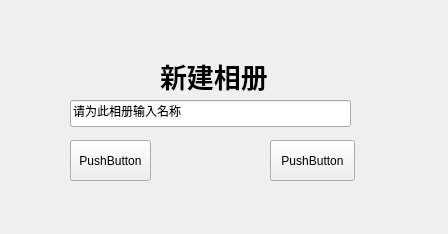
<?xml version="1.0" encoding="UTF-8"?>
<ui version="4.0">
 <class>CreateAlbum</class>
 <widget class="QWidget" name="CreateAlbum">
  <property name="geometry">
   <rect>
    <x>0</x>
    <y>0</y>
    <width>448</width>
    <height>234</height>
   </rect>
  </property>
  <property name="windowTitle">
   <string>Form</string>
  </property>
  <widget class="QPushButton" name="pushButton">
   <property name="geometry">
    <rect>
     <x>270</x>
     <y>140</y>
     <width>85</width>
     <height>41</height>
    </rect>
   </property>
   <property name="text">
    <string>PushButton</string>
   </property>
  </widget>
  <widget class="QPushButton" name="pushButton_2">
   <property name="geometry">
    <rect>
     <x>70</x>
     <y>140</y>
     <width>81</width>
     <height>41</height>
    </rect>
   </property>
   <property name="text">
    <string>PushButton</string>
   </property>
  </widget>
  <widget class="QLineEdit" name="lineEdit">
   <property name="geometry">
    <rect>
     <x>70</x>
     <y>100</y>
     <width>281</width>
     <height>27</height>
    </rect>
   </property>
   <property name="text">
    <string>请为此相册输入名称</string>
   </property>
  </widget>
  <widget class="QLabel" name="label">
   <property name="geometry">
    <rect>
     <x>160</x>
     <y>60</y>
     <width>111</width>
     <height>31</height>
    </rect>
   </property>
   <property name="font">
    <font>
     <family>Droid Sans [unknown]</family>
     <pointsize>20</pointsize>
     <weight>75</weight>
     <bold>true</bold>
    </font>
   </property>
   <property name="text">
    <string>新建相册</string>
   </property>
  </widget>
 </widget>
 <resources/>
 <connections/>
</ui>
